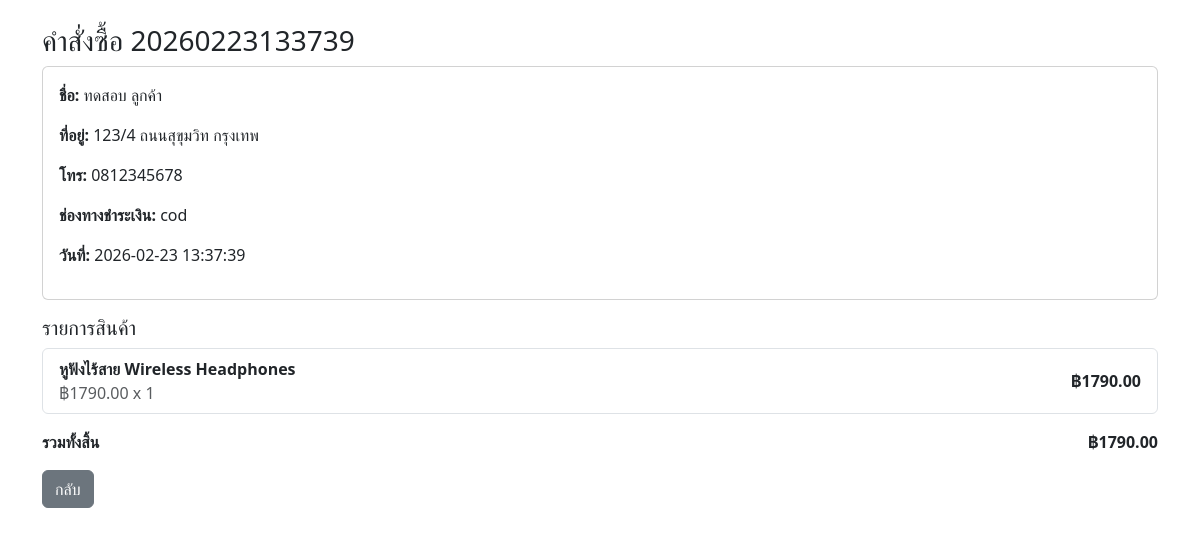
Page /admin/orders/2 on the committed database.
### app.py (models this page shows, shortened)
class Order(db.Model):
    __tablename__ = 'orders'
    id = db.Column(db.Integer, primary_key=True)
    order_id = db.Column(db.String(64), unique=True, nullable=False)
    name = db.Column(db.String(200), nullable=False)
    address = db.Column(db.Text, nullable=False)
    phone = db.Column(db.String(50), nullable=True)
    payment_method = db.Column(db.String(20), nullable=False)
    subtotal = db.Column(db.Float, nullable=False)
    shipping = db.Column(db.Float, nullable=False)
    total = db.Column(db.Float, nullable=False)
    created_at = db.Column(db.DateTime, default=datetime.now)
    items = db.relationship('OrderItem', backref='order', cascade='all, delete-orphan')

class OrderItem(db.Model):
    __tablename__ = 'order_items'
    id = db.Column(db.Integer, primary_key=True)
    order_id = db.Column(db.Integer, db.ForeignKey('orders.id'), nullable=False)
    product_id = db.Column(db.Integer, nullable=True)
    product_name = db.Column(db.String(200), nullable=False)
    product_price = db.Column(db.Float, nullable=False)
    quantity = db.Column(db.Integer, nullable=False)
    item_total = db.Column(db.Float, nullable=False)

### app.py (the view)
@app.route('/admin/orders/<int:order_id>')
def admin_order_detail(order_id):
    order = Order.query.get_or_404(order_id)
    return render_template('admin_order_detail.html', order=order)

### images/templates/admin_order_detail.html (shortened to what this page needs)
<!DOCTYPE html>
<html lang="th">
<head>
    <link href="https://cdn.jsdelivr.net/npm/bootstrap@5.3.0/dist/css/bootstrap.min.css" rel="stylesheet">
</head>
<body>
<div class="container mt-4">
    <h3>คำสั่งซื้อ {{ order.order_id }}</h3>
    <div class="card p-3 mb-3">
        <p><strong>ชื่อ:</strong> {{ order.name }}</p>
        <p><strong>ที่อยู่:</strong> {{ order.address }}</p>
        <p><strong>โทร:</strong> {{ order.phone }}</p>
        <p><strong>ช่องทางชำระเงิน:</strong> {{ order.payment_method }}</p>
        <p><strong>วันที่:</strong> {{ order.created_at.strftime('%Y-%m-%d %H:%M:%S') }}</p>
    </div>
    <h5>รายการสินค้า</h5>
    <div class="list-group mb-3">
        {% for it in order.items %}
            <div class="list-group-item d-flex justify-content-between align-items-center">
                <div>
                    <div style="font-weight:600;">{{ it.product_name }}</div>
                    <div class="text-muted">฿{{ '%.2f'|format(it.product_price) }} x {{ it.quantity }}</div>
                </div>
                <div style="font-weight:700;">฿{{ '%.2f'|format(it.item_total) }}</div>
            </div>
        {% endfor %}
    </div>
    <div class="d-flex justify-content-between" style="font-weight:700;">
        <div>รวมทั้งสิ้น</div>
        <div>฿{{ '%.2f'|format(order.total) }}</div>
    </div>
    <a href="/admin/orders" class="btn btn-secondary mt-3">กลับ</a>
</div>
</body>
</html>

### rows in the picture
Order: order_id "20260223133739", name "ทดสอบ ลูกค้า", address "123/4 ถนนสุขุมวิท กรุงเทพ", phone "0812345678", payment_method "cod", created_at "2026-02-23 13:37:39", total "1790.00"
OrderItem: product_name "หูฟังไร้สาย Wireless Headphones", product_price "1790.00", quantity "1", item_total "1790.00"
